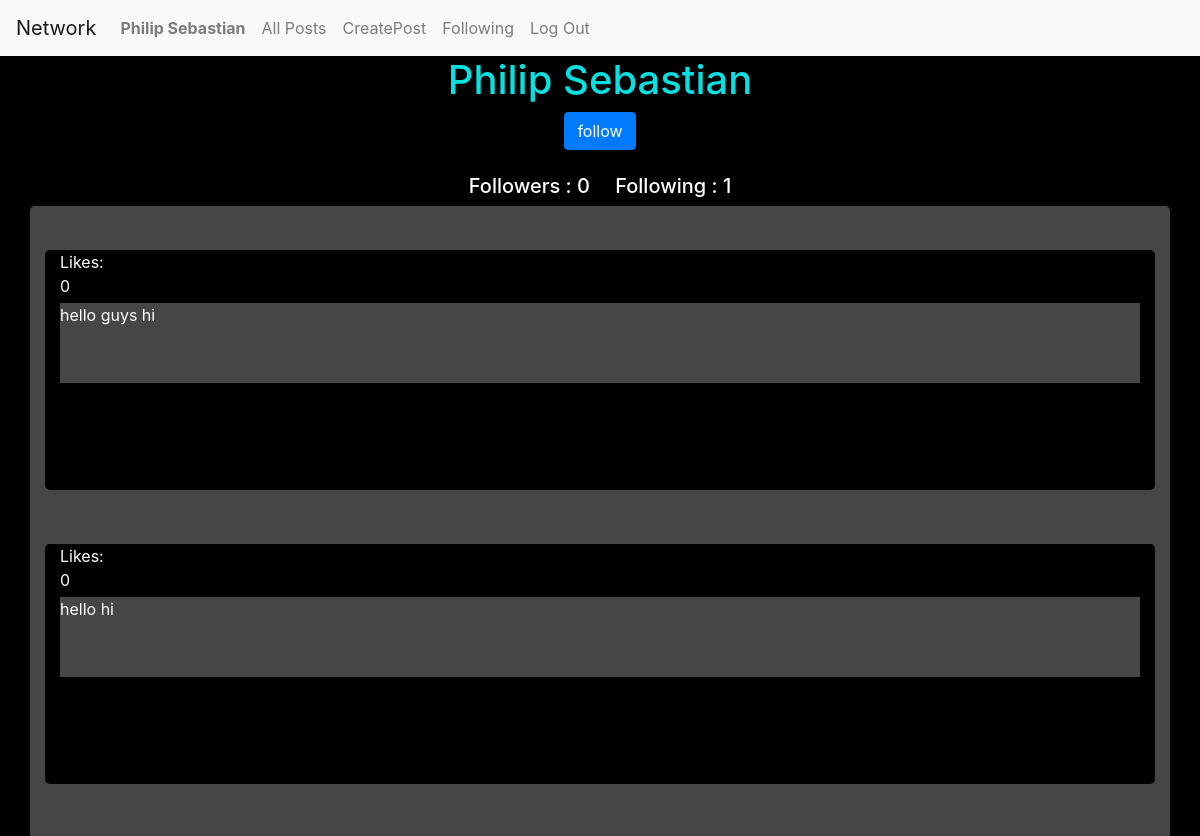
Before: /profile/2/1 (upper part) with the older database file.
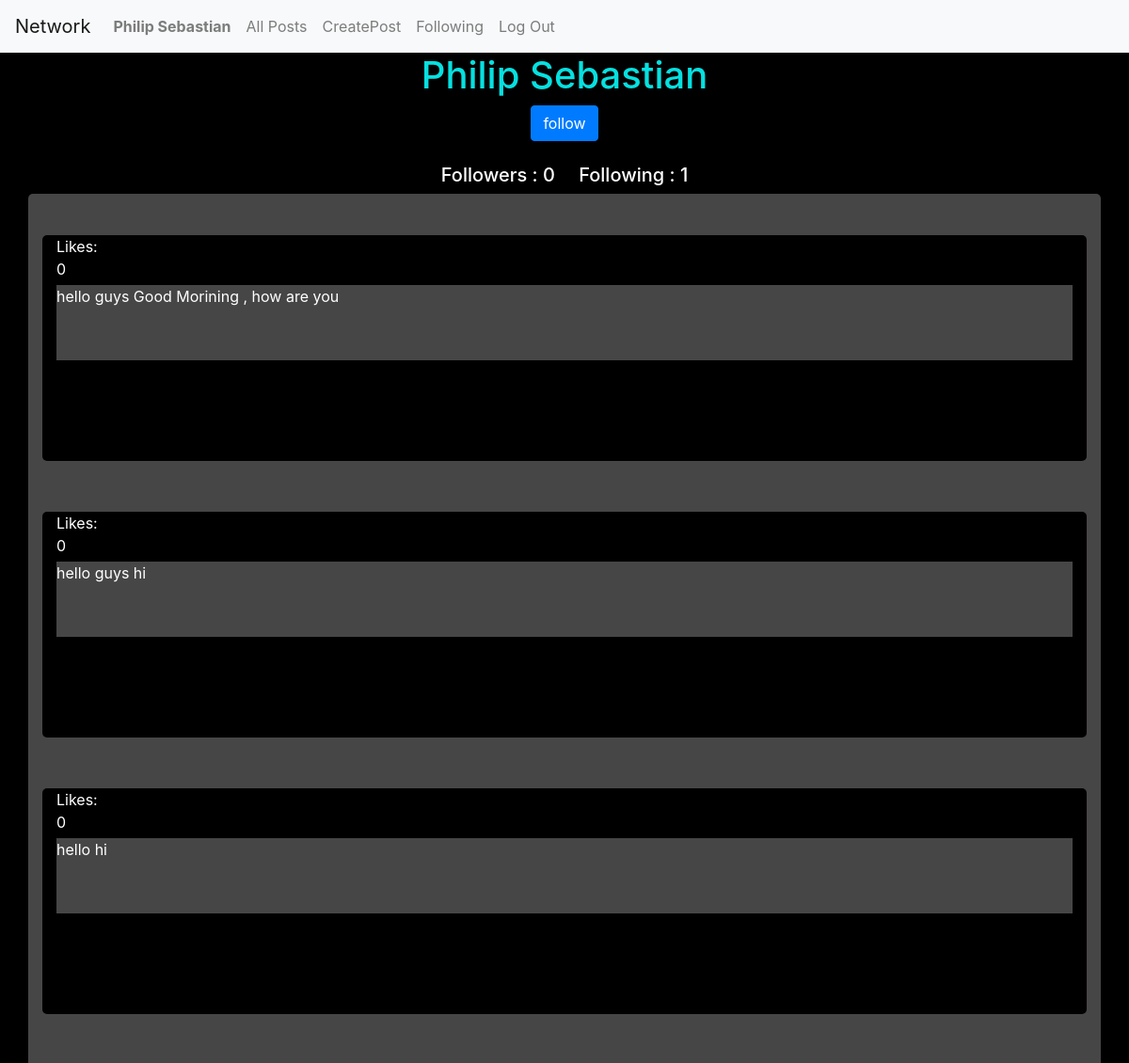
After: the same page with the newer database file.
### network/models.py (models this page shows)
class Post(models.Model):
    content=models.CharField(max_length=1000)
    owner=models.ForeignKey(User,on_delete=models.CASCADE)
    liked_by=models.ManyToManyField(User,symmetrical=False,related_name="liked_by",blank=True)
    Date=models.DateTimeField(auto_now_add=True)

### network/views.py (the view)
# urls.py: path('profile/<int:id>/<int:pg>',views.profile,name='profile'),
def profile(request,id,pg):
    user=User.objects.get(id=id)
    posts=Post.objects.filter(owner=user).order_by('-Date')
    p=Paginator(posts,10)
    page=p.page(pg)
    return render(request,'network/profile.html',{
        'posts':page.object_list,'user':user,'p':p
    })

### network/templates/network/profile.html (shortened to what this page needs)
{% extends "network/layout.html" %}
{% block body %}
<div class="container text-center" style="color: white;">
    <h1 style="color: #06e0e0;">{{user.username}}</h1>
    {%if user != request.user%}
    {%if request.user not in user.followers.all %}
    <button id="follow" class="btn btn-primary" data-id={{user.id}}>follow</button>
    {%else%}
    <button id="unfollow" class="btn btn-primary" data-id={{user.id}}>unfollow</button>
    {%endif%}
    {%endif%}
    <br><br>
    <h5>Followers : {{user.followers.all|length}} &emsp;Following : {{user.following.all|length}}</h5>
</div>
<div style="display: flex; flex-direction: column;gap: 10px;background-color: rgb(71, 70, 70);border-radius: 5px;color: white;min-height: 90vh;" class="container text-start">
    {% for post in posts %}
 <br>
    <div style="background-color: black; display: flex;flex-direction: column;border-radius: 5px;height: 30vh;color: white;" class="container text-start">
        <span>Likes:</span>
        <div style="background-color: black;height: 25vh; display: flex;flex-direction: column; gap: 5px;">
            <div data-likes={{post.liked_by.all|length}}>{{post.liked_by.all|length}}</div>
            <div class="content-div" style="height: 10vh; width: 100%;background-color: rgb(71, 70, 70);">{{post.content}}</div>
        </div>
    </div>
 {%endfor%}
</div>
{% endblock %}

Changed rows visible on the page:
added Post: liked_by.all|length "0", content "hello guys Good Morining , how are you"
